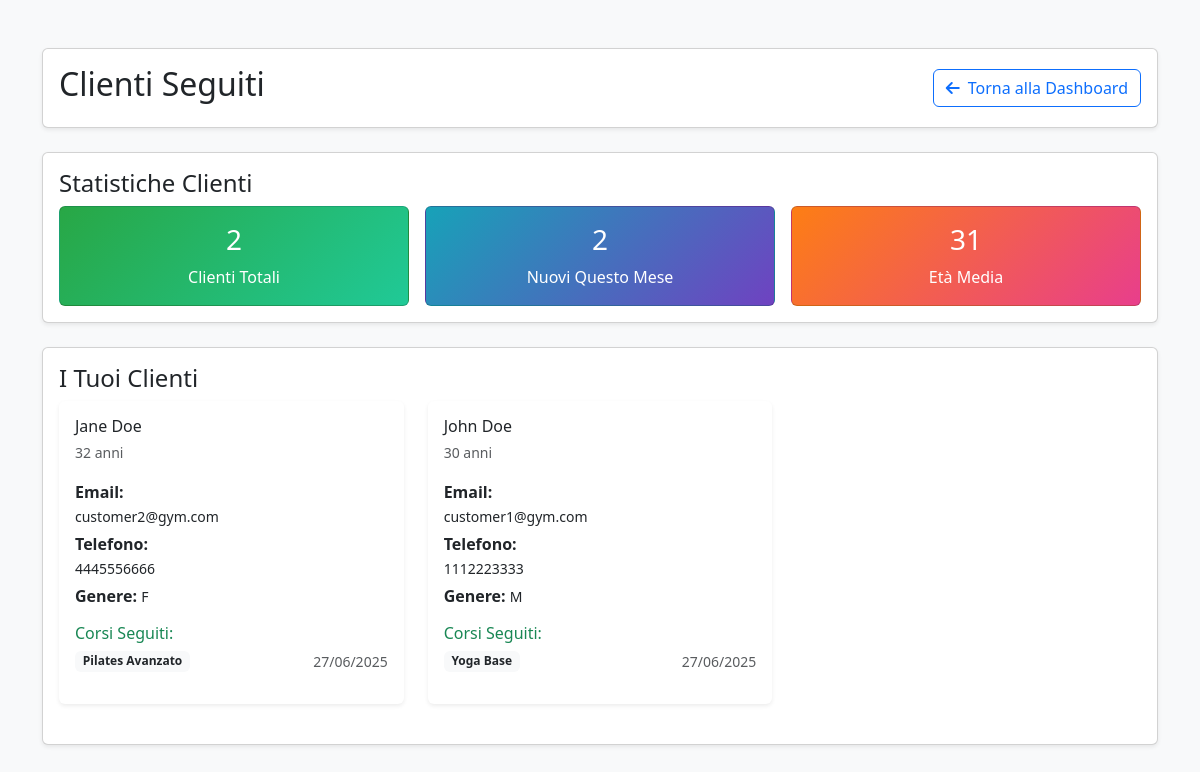
Page /trainer_customers.php (signed in) on the committed database.
### tables this page shows
CREATE TABLE enrollment (
    customerID INT NOT NULL,
    courseID INT NOT NULL,
    enrollmentDate DATE DEFAULT (CURRENT_DATE),
    PRIMARY KEY (customerID, courseID),
    FOREIGN KEY (customerID) REFERENCES USER(userID) ON DELETE CASCADE,
    FOREIGN KEY (courseID) REFERENCES COURSE(courseID) ON DELETE CASCADE
);

CREATE TABLE USER (
    userID INT PRIMARY KEY AUTO_INCREMENT,
    email VARCHAR(255) UNIQUE NOT NULL,
    password VARCHAR(255) NOT NULL,
    userName VARCHAR(100) NOT NULL,
    firstName VARCHAR(100) NOT NULL,
    lastName VARCHAR(100) NOT NULL,
    birthDate DATE,
    gender ENUM('M', 'F', 'Other'),
    phoneNumber VARCHAR(20),
    role ENUM('customer', 'trainer', 'admin') DEFAULT 'customer',
    specialization VARCHAR(255),
    availability TEXT,
    createdAt TIMESTAMP DEFAULT CURRENT_TIMESTAMP
);

CREATE TABLE COURSE (
    courseID INT PRIMARY KEY AUTO_INCREMENT,
    name VARCHAR(255) NOT NULL,
    description TEXT,
    price DECIMAL(10,2) NOT NULL,
    maxParticipants INT DEFAULT 20,
    startDate DATE,
    finishDate DATE
);

### trainer_customers.php (the view, shortened to what this page needs)
<?php
require_once 'config.php';
$trainerID = $_SESSION['userID'];
$stmt = $conn->prepare("
    SELECT DISTINCT u.userID, u.firstName, u.lastName, u.email, u.phoneNumber, u.birthDate, u.gender,
           e.enrollmentDate,
           CASE
               WHEN c.finishDate >= CURDATE() THEN 'active'
               WHEN c.finishDate < CURDATE() THEN 'completed'
               ELSE 'active'
           END as enrollment_status,
           c.name as course_name, c.courseID
    FROM USER u
    JOIN enrollment e ON u.userID = e.customerID
    JOIN COURSE c ON e.courseID = c.courseID
    JOIN teaching t ON c.courseID = t.courseID
    WHERE t.trainerID = ? AND u.role = 'customer'
    ORDER BY u.firstName, u.lastName, e.enrollmentDate DESC
");
$stmt->bind_param('i', $trainerID);
$stmt->execute();
$customers = $stmt->get_result()->fetch_all(MYSQLI_ASSOC);
$groupedCustomers = [];
foreach ($customers as $customer) {
    $customerID = $customer['userID'];
    if (!isset($groupedCustomers[$customerID])) {
        $groupedCustomers[$customerID] = [
            'info' => $customer,
            'courses' => []
        ];
    }
    $groupedCustomers[$customerID]['courses'][] = [
        'courseID' => $customer['courseID'],
        'name' => $customer['course_name'],
        'enrollmentDate' => $customer['enrollmentDate'],
        'status' => $customer['enrollment_status']
    ];
}
function calcAge($birthDate) {
    try {
        $birth = new DateTime($birthDate);
        $now = new DateTime();
        return $now->diff($birth)->y;
    } catch (Exception $e) {
        return 'N/A';
    }
}
function getTrainerCustomerStats($conn, $trainerID) {
    $stmt = $conn->prepare("
    SELECT COUNT(DISTINCT e.customerID) as total
    FROM enrollment e
    JOIN COURSE c ON e.courseID = c.courseID
    JOIN teaching t ON c.courseID = t.courseID
    WHERE t.trainerID = ? AND c.finishDate >= CURDATE()
");
    $stmt->bind_param('i', $trainerID);
    $stmt->execute();
    $totalCustomers = $stmt->get_result()->fetch_assoc()['total'];
    $stmt = $conn->prepare("
    SELECT COUNT(DISTINCT e.customerID) as active
    FROM enrollment e
    JOIN COURSE c ON e.courseID = c.courseID
    JOIN teaching t ON c.courseID = t.courseID
    WHERE t.trainerID = ?
    AND c.finishDate >= CURDATE()
    AND e.enrollmentDate >= DATE_SUB(CURDATE(), INTERVAL 30 DAY)
");
    $stmt->bind_param('i', $trainerID);
    $stmt->execute();
    $activeThisMonth = $stmt->get_result()->fetch_assoc()['active'];
    $stmt = $conn->prepare("
    SELECT u.birthDate
    FROM USER u
    JOIN enrollment e ON u.userID = e.customerID
    JOIN COURSE c ON e.courseID = c.courseID
    JOIN teaching t ON c.courseID = t.courseID
    WHERE t.trainerID = ? AND u.birthDate IS NOT NULL AND c.finishDate >= CURDATE()
");
    $stmt->bind_param('i', $trainerID);
    $stmt->execute();
    $result = $stmt->get_result();
    $ages = [];
    while ($row = $result->fetch_assoc()) {
        $age = calcAge($row['birthDate']);
        if (is_numeric($age)) {
            $ages[] = $age;
        }
    }
    $avgAge = !empty($ages) ? round(array_sum($ages) / count($ages), 1) : 0;
    return [
        'total' => $totalCustomers,
        'activeThisMonth' => $activeThisMonth,
        'avgAge' => $avgAge
    ];
}
$stats = getTrainerCustomerStats($conn, $trainerID);
?>
<!DOCTYPE html>
<html lang="it">
<head>
    <link href="https://cdnjs.cloudflare.com/ajax/libs/bootstrap/5.3.0/css/bootstrap.min.css" rel="stylesheet" />
    <link href="https://cdnjs.cloudflare.com/ajax/libs/font-awesome/6.0.0/css/all.min.css" rel="stylesheet" />
</head>
<body class="bg-light">
<div class="container py-5">
    <div class="card shadow-sm mb-4">
        <div class="card-body">
            <div class="d-flex justify-content-between align-items-center">
                <div>
                    <h2>Clienti Seguiti</h2>
                </div>
                <a href="dashboard.php" class="btn btn-outline-primary">
                    <i class="fas fa-arrow-left me-2"></i>Torna alla Dashboard
                </a>
            </div>
        </div>
    </div>
    <div class="card mb-4 shadow-sm">
        <div class="card-body">
            <h4>Statistiche Clienti</h4>
            <div class="row g-3">
                <div class="col-md-4">
                    <div class="card text-white h-100" style="background: linear-gradient(135deg, #28a745 0%, #20c997 100%);">
                        <div class="card-body text-center d-flex flex-column justify-content-center">
                            <h3><?= $stats['total'] ?></h3>
                            <p class="mb-0">Clienti Totali</p>
                        </div>
                    </div>
                </div>
                <div class="col-md-4">
                    <div class="card text-white h-100" style="background: linear-gradient(135deg, #17a2b8 0%, #6f42c1 100%);">
                        <div class="card-body text-center d-flex flex-column justify-content-center">
                            <h3><?= $stats['activeThisMonth'] ?></h3>
                            <p class="mb-0">Nuovi Questo Mese</p>
                        </div>
                    </div>
                </div>
                <div class="col-md-4">
                    <div class="card text-white h-100" style="background: linear-gradient(135deg, #fd7e14 0%, #e83e8c 100%);">
                        <div class="card-body text-center d-flex flex-column justify-content-center">
                            <h3><?= $stats['avgAge'] ?></h3>
                            <p class="mb-0">Età Media</p>
                        </div>
                    </div>
                </div>
            </div>
        </div>
    </div>
    <div class="card shadow-sm mb-4">
        <div class="card-body">
            <h4>I Tuoi Clienti</h4>
            <?php if (!empty($groupedCustomers)): ?>
                <div class="row">
                    <?php foreach ($groupedCustomers as $customerData):
                        $customer = $customerData['info'];
                        $courses = $customerData['courses'];
                    ?>
                    <div class="col-md-6 col-lg-4 mb-4">
                        <div class="card h-100 border-0 shadow-sm">
                            <div class="card-body">
                                <div class="d-flex align-items-center mb-3">
                                    <div>
                                        <h6 class="card-title mb-1">
                                            <?= htmlspecialchars($customer['firstName'] . ' ' . $customer['lastName']) ?>
                                        </h6>
                                        <small class="text-muted">
                                            <?= calcAge($customer['birthDate']) ?> anni
                                        </small>
                                    </div>
                                </div>
                                <div class="mb-3">
                                    <p class="mb-1">
                                        <strong>Email:</strong><br>
                                        <small><?= htmlspecialchars($customer['email']) ?></small>
                                    </p>
                                    <?php if ($customer['phoneNumber']): ?>
                                    <p class="mb-1">
                                        <strong>Telefono:</strong><br>
                                        <small><?= htmlspecialchars($customer['phoneNumber']) ?></small>
                                    </p>
                                    <?php endif; ?>
                                    <p class="mb-0">
                                        <strong>Genere:</strong>
                                        <small><?= htmlspecialchars($customer['gender']) ?></small>
                                    </p>
                                </div>
                                <div class="mb-3">
                                    <h6 class="text-success mb-2">Corsi Seguiti:</h6>
                                    <?php foreach ($courses as $course): ?>
                                        <div class="d-flex justify-content-between align-items-center mb-1">
                                            <span class="badge bg-light text-dark">
                                                <?= htmlspecialchars($course['name']) ?>
                                            </span>
                                            <small class="text-muted">
                                                <?= date('d/m/Y', strtotime($course['enrollmentDate'])) ?>
                                            </small>
                                        </div>
                                    <?php endforeach; ?>
                                </div>
                            </div>
                        </div>
                    </div>
                    <?php endforeach; ?>
                </div>
            <?php endif; ?>
        </div>
    </div>
</div>
</body>
</html>

### rows in the picture
enrollment: customerID.lastName "Jane Doe", customerID.birthDate "32", customerID.email "customer2@gym.com", customerID.phoneNumber "4445556666", customerID.gender "F", courseID.name "Pilates Avanzato", enrollmentDate "27/06/2025"
enrollment: customerID.lastName "John Doe", customerID.birthDate "30", customerID.email "customer1@gym.com", customerID.phoneNumber "1112223333", customerID.gender "M", courseID.name "Yoga Base", enrollmentDate "27/06/2025"

### other values in the picture
$stats['total'] "2"
$stats['activeThisMonth'] "2"
$stats['avgAge'] "31"
